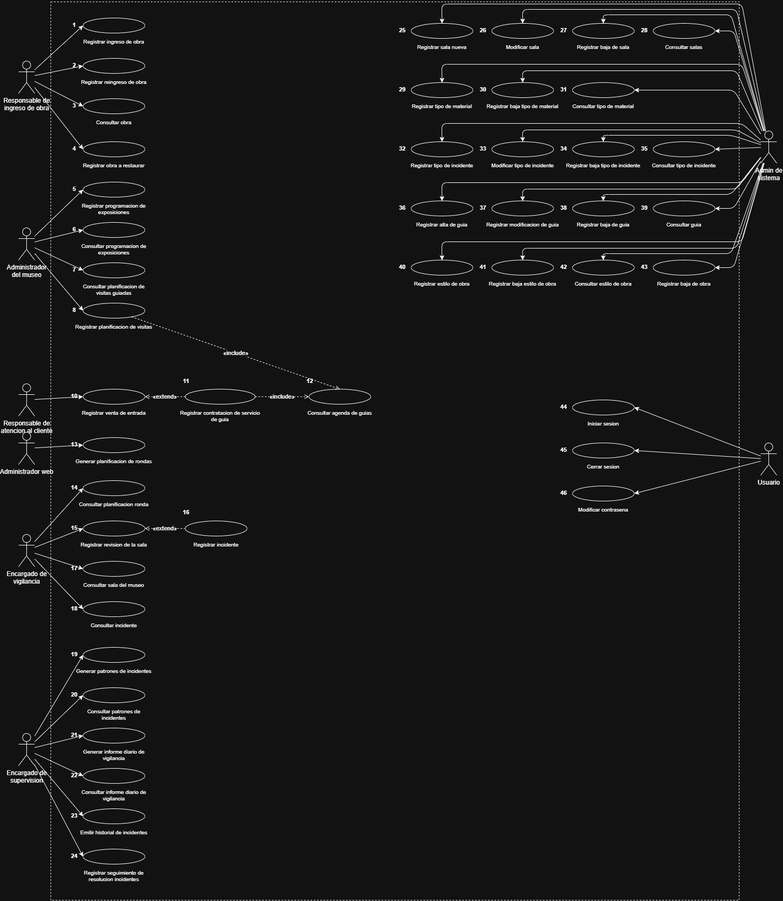
#> input picture scripts_y_notas/page9_new_dcu.png, 783 x 901 px, shrunk from 1456 x 1675 before the run, found by its file name
$ python find_admin_loc.py
#> lines starting #> are read from the running program, lines starting #| are printed output that depends on the picture
# -*- coding: utf-8 -*-
import numpy as np
from PIL import Image

# Let's inspect where Administrador is
# Let's check the bottom half of page9_new_dcu.png
im = Image.open('scripts_y_notas/page9_new_dcu.png')
#> im is the input picture: PIL image 783x901 RGB; min 0, max 255, mean 23
w, h = im.size
#> w = 783; h = 901

# Save bottom quads and check
im.crop((0, int(h*0.5), int(w*0.5), h)).save('scripts_y_notas/dcu_admin_search1.png')
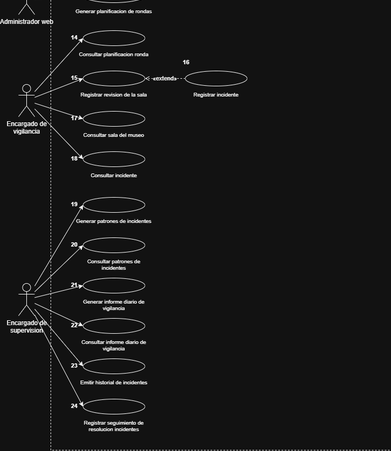
#> saved as dcu_admin_search1.png: PIL image 391x451 RGB; min 0, max 255, mean 22.8
im.crop((int(w*0.5), int(h*0.5), w, h)).save('scripts_y_notas/dcu_admin_search2.png')
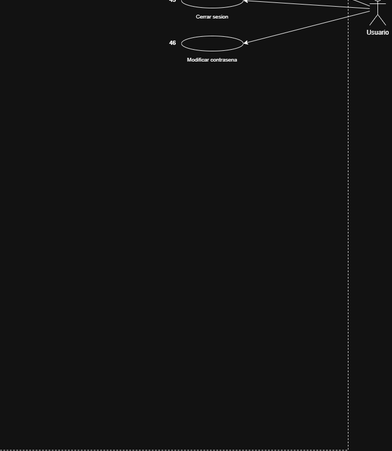
#> saved as dcu_admin_search2.png: PIL image 392x451 RGB; min 0, max 255, mean 19

print("Saved bottom crops for Admin inspection")

$ run again, with scripts_y_notas/dcu_actor_left_0.png copied over scripts_y_notas/page9_new_dcu.png
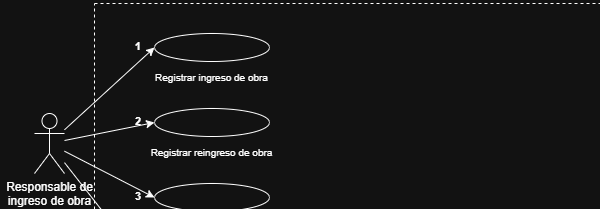
#> input picture scripts_y_notas/dcu_actor_left_0.png, 600 x 209 px, found by its file name
#> im is the input picture: PIL image 600x209 RGB; min 18, max 255, mean 23.8
#> `im.crop((0, int(h*0.5), int(w*0.5), h)).save('scripts_y_notas/dcu_admi..`:
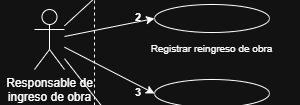
#> saved as dcu_admin_search1.png: PIL image 300x105 RGB; min 18, max 255, mean 33.4

$ run again, with scripts_y_notas/dcu_actor_left_1.png copied over scripts_y_notas/page9_new_dcu.png
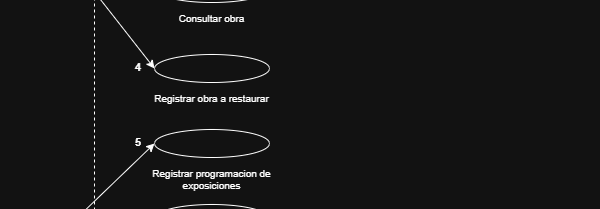
#> input picture scripts_y_notas/dcu_actor_left_1.png, 600 x 209 px, found by its file name
#> im is the input picture: PIL image 600x209 RGB; min 18, max 255, mean 22
#> `im.crop((0, int(h*0.5), int(w*0.5), h)).save('scripts_y_notas/dcu_admi..`:
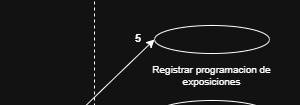
#> saved as dcu_admin_search1.png: PIL image 300x105 RGB; min 18, max 255, mean 26.1
